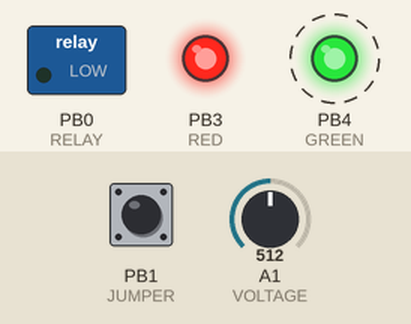
The sketch below on a simulated ATtiny85, built with avr-gcc and run on an emulated ATtiny85. Shown: switched loads named in the sketch (green lamp = pin HIGH), output pins drawn as LEDs (lit = HIGH). Dashed ring = blinking. Inputs (shaded band) come from the test bench; at power-on: A1 (VOLTAGE) = 512, PB1 (JUMPER) HIGH.

Above: at 0.91 s.
1.3 s: A1 (VOLTAGE) set to 611
4.3 s: A1 (VOLTAGE) set to 641
At 5.1 s:
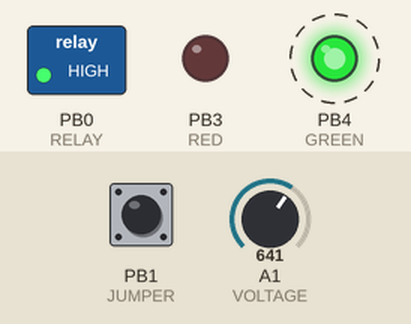
7.3 s: A1 (VOLTAGE) set to 0
At 7.7 s:
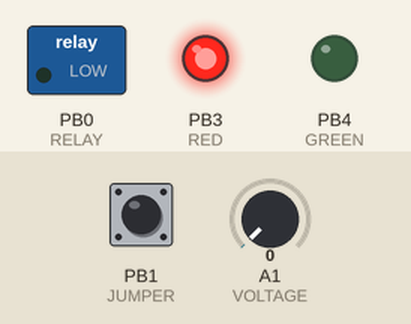
Timing chart, 0 to 16.3 s (numbered marks = the images above; inputs shaded):
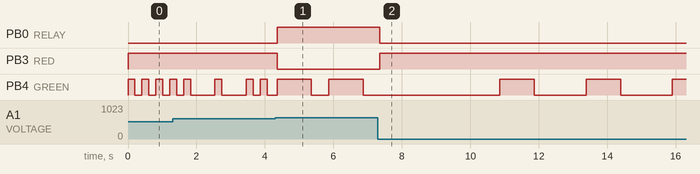

Measured:
- the behaviour switches between 628 and 629 on A1 (VOLTAGE) (found by bisection; images 0 and 1)
- after the input at 4.3 s, PB0 (RELAY): LOW → HIGH after 0.06 s; PB3 (RED): HIGH → LOW after 0.06 s
- after the input at 7.3 s, PB0 (RELAY): HIGH → LOW after 0.06 s; PB3 (RED): LOW → HIGH after 0.06 s
- by itself, PB4 (GREEN): alternates HIGH for 1.0 s and LOW for 1.5 s

The sketch:

LVD_flashy.ino
```cpp
/*
 * A "flashy" LVD circuit: http://austindavid/lvd
 * Austin David, austin@austindavid.com 6 Sept 2013
 * (cc)
 */

/*
 * The ADC is fed wth a voltage divider, 10k + 49.9k
 * Ideal voltage conversion:
 * ADC = Vin * (10 / (10 + 49.9)) / 5 * 1024
 *
 * 11.3v -> ADC @ 387
 * 10.5v -> ADC @ 359
 *
 * YMMV :)  These values are pretty wrong on a breadboard (lots of weird
 * resistances), but work great on a tight soldered protoboard.
 *
 * Make one, ground the debug pin, and check the values; reprogram if needed.
 *
 *
 * For the new PCB LVD, 10k + 33k @ 3.3v VCC
 *   ADC = Vin * (10/(10+33)) / 3.3 * 1024
 * 11.5 -> 902
 * 11.0 -> 794
 *
 *  at 5V, 47.62/V
 *  12.0 -> 571.44
 *  11.5 -> 547.63
 *  11.0 -> 523.82
 *
 *
 * bench observed:
 *   12.0 =~ 547
 */

// #define HIGH_WATER 571
// #define LOW_WATER 533

// ~ 13V custom setup
#define HIGH_WATER 628  // 13.2V ?
#define LOW_WATER  610  // 12.8V ?

/*
 * ATTiny45 don't have hardware serial (or, I don't use it) and have
 * different pin layouts from a typical Uno dev board
 */

#ifdef __AVR_ATtiny45__
#define ATTINY
#endif

#ifdef __AVR_ATtiny85__
#define ATTINY
#endif

// ATMEL ATTINY45 / ARDUINO
//
//                  +-\/-+
// Ain0 (D 5) PB5  1|    |8  Vcc
// Ain3 (D 3) PB3  2|    |7  PB2 (D 2) Ain1
// Ain2 (D 4) PB4  3|    |6  PB1 (D 1) pwm1
//            GND  4|    |5  PB0 (D 0) pwm0
//                  +----+


#define VOLTAGE A1 // DIP 7
#define RED 3      // DIP 2
#define GREEN 4    // DIP 3

#ifdef ATTINY      // ATTiny45 assignments
#define RELAY 0    // DIP 5
#define JUMPER 1   // DIP 6
#else
#define RELAY 13   // Arduino UNO or other board
#define JUMPER 2
#define GREEN 13
#endif


/*
 * simple array-based stack of ints.  For this project I wrote this to
 * keep it in one file.  For any ATMega-based project, see:
 *   http://playground.arduino.cc/Code/StackList
 *   http://playground.arduino.cc/Code/StackArray
 */
class Stack {
  public:
    Stack();
    void reset();
    void push(int value);
    int pop();
    void dump();
    boolean isEmpty();
  private:
#define STACK_MAX 50    // 50 ints / state transitions; "999" -> ~35 transitions
    int _head;
    int _stack[STACK_MAX];
}; // class Stack


// constructor
Stack::Stack() {
  reset();
} // Stack()


// reset the Stack to "empty"
void Stack::reset() {
  _head = -1;
} // Stack::reset()


/*
 *push(value) onto the top of the stack
 *
 * silently refuses to act if the stack is full
 */
void Stack::push(const int value) {
  if (_head < STACK_MAX - 1) {
    _head ++;
    _stack[_head] = value;
  }
} // push(value)


/*
 * pop a value off the top of the stack
 *
 * returns 0 if the stack is empty.
 */
int Stack::pop() {
  int value;
  if (! isEmpty()) {
    value = _stack[_head];
    _head --;
    return value;
  } else {
    return 0;
  }
} // int pop()


// returns true if the stack isEmpty
boolean Stack::isEmpty() {
  return _head < 0;
} // boolean Stack::isEmpty()


// dumps the stack contents to Serial
void Stack::dump() {
#ifndef ATTINY
  for (int i = 0; i <= _head; i++) {
    Serial.print(i); Serial.print(":");
    Serial.println(_stack[i]);
  }
#endif
} // Stack::dump()

// end class Stack


/*
 * An asynchronous Flasher
 * This flashes a decimal value in a series of on / off (flashes)
 * separated by pauses (off).
 *
 * Usage:
 * Flasher flash = Flasher(1); // new Flasher on pin 1
 * in loop():
 *    flasher.run();               // check to see if it's time to do something
 *    if (! flasher.flashing()) {
 *      flasher.start(209);        // begin flashing the sequence 2..0..9
 *    }
 *    ...
 *    delay(10);
 *
 * The shortest delay between events is 50ms; for proper operation,
 * run() should execute at least that often.
 *
 * "0" is a very quick flash (50ms HIGH, 200ms LOW)
 * 1-9 are a series of 1-9 normal flashes (200ms HIGH, 200ms LOW)
 * pauses between digits are 500ms LOW
 * the cycle terminates with a 1s LOW, 500ms HIGH, 1s LOW (very slow flash)
 *
 * "209" -> 2 flashes, a very fast flash, 9 flashes, 1 very slow flash
 *
 * Flasher will not automagically repeat; run() will return quickly if
 * there is no more work.  The example above restarts the flasher once it
 * is done flashing.
 */
class Flasher {
  public:
    Flasher(int pin);
    void start(int value);
    void run();
    boolean isFlashing();
    void stop();
  private:
    int _pin;
    Stack _stack;
    int _remainingMS;                     // time (ms) till next transition
    unsigned long _previousMillis;        // time of last transition
    void _show(int level);
}; // Flasher


/*
 * constructor; pin == LED
 */
Flasher::Flasher(int pin) {
  _pin = pin;
  _stack = Stack();
  pinMode(_pin, OUTPUT);
  stop();
} // Flasher::Flasher(pin)


/*
 * stops the Flasher
 */
void Flasher::stop() {
  _previousMillis = 0;
  _remainingMS = 0;
  _stack.reset();
} // Flasher::stop()


/*
 * seeds the Flasher with a new value & kicks it off
 */
void Flasher::start(int value) {
  stop();

  // note that the stack is last-in / first-out -- it replays backward.

  // always end with a slow flash.  Negative values are LOW, time in ms;
  // -1000 == 1000ms "off"; 500 == 500ms "on"
  _stack.push(-1000);
  _stack.push(1000);
  _stack.push(-500);

  // push the value's digits onto the stack
  while (value > 0) {
    _stack.push(-500);                    // 500ms pause at the end
    int digit = value % 10;
    if (digit > 0) {
      for (int i = 0; i < digit; i ++) {
        _stack.push(-200);                // 200ms ON, 200ms OFF
        _stack.push(200);
      }
    } else {
      _stack.push(-200);                  // 0: 50ms ON, 200ms OFF
      _stack.push(50);
    }
    value = value / 10;
  }

  _remainingMS = -1;  // force a step
#ifdef FLASHER_DEBUG
#ifndef ATTINY
  _stack.dump();
#endif
#endif
  _show(LOW);
  run();
} // Flasher::display(value)


// show (display) a HIGH or LOW on this->_pin
void Flasher::_show(int level) {
#ifdef FLASHER_DEBUG
#ifndef ATTINY
  Serial.print(F("Showing "));
  Serial.println(level);
#endif
#endif
  digitalWrite(_pin, level);
} // Flasher::_show(level)


/*
 * returns immediately if there is no required work
 *
 * if the current timer has expired, execute the state transition &
 * reset the timer
 */
void Flasher::run() {
  if (isFlashing()) {
    unsigned long currentMillis = millis();
    if (_remainingMS < 0 ||
        currentMillis - _previousMillis >= (unsigned long)(_remainingMS)) {
      // time to do something
      _previousMillis = currentMillis;
      int next = _stack.pop();
      // if stack is empty, next == 0, _show(LOW), remaining = 0 --> stopped
      _show(next <= 0 ? LOW : HIGH);
      _remainingMS = abs(next);
    } // if _remainingMS expired
#ifdef FLASHER_DEBUG
#ifndef ATTINY
    else {
      Serial.print(F("waiting; c="));
      Serial.print(currentMillis); Serial.print(", p=");
      Serial.print(_previousMillis); Serial.print(", r=");
      Serial.print(_remainingMS);
      Serial.println(F(" MS"));
    }
#endif
#endif
  } // isFlashing()
} // Flasher::run()


// are we actively flashing?
boolean Flasher::isFlashing() {
  return ! (_stack.isEmpty() && _remainingMS == 0);
} // boolean Flasher::flashing()


/*
 * end class Flasher
 */


/*
 * GLOBALS
 *
 * green: the Flasher on the GREEN LED
 * state: the current HIGH/LOW state of the LVD
 */
Flasher green = Flasher(GREEN);
int state = HIGH;

// require HOLD_COUNT high in a row (or low in a row) before accepting
// a state transition
#define HOLD_COUNT 5
#define HIGH_DELAY 1000
#define LOW_DELAY 3000

int high_counter = 0;
int low_counter = 0;

/*
 * usage: setLVD(HIGH) -> relay ON,  green ON,  red OFF
 *        setLVD(LOW)  -> relay OFF, green OFF, red ON
 */
void setLVD(int level) {
  if (state != level) {
    if (level == HIGH) {
      high_counter ++;
      low_counter = 0;
      if (high_counter > HOLD_COUNT) {
        digitalWrite(RELAY, HIGH);
        digitalWrite(GREEN, HIGH);
        digitalWrite(RED, LOW);
        state = level;
        delay(HIGH_DELAY);
      } // high counter expires
    } else {
      low_counter ++;
      high_counter = 0;
      if (low_counter > HOLD_COUNT) {
        digitalWrite(RELAY, LOW);
        digitalWrite(GREEN, LOW);
        digitalWrite(RED, HIGH);
        state = level;
        delay(LOW_DELAY);
      } // low counter expires
    } // level == HIGH or LOW
  } // state change
} // setLVD(level)


// the setup routine runs once when you press reset:
void setup() {
  #ifndef ATTINY
  // initialize serial communication at 9600 bits per second:
  Serial.begin(9600);
  #endif
  pinMode(JUMPER, INPUT_PULLUP);
  pinMode(RELAY, OUTPUT);
  pinMode(GREEN, OUTPUT);
  pinMode(RED, OUTPUT);
  pinMode(VOLTAGE, INPUT);

  // default state: off
  state = LOW;
  digitalWrite(RELAY, LOW);
  digitalWrite(GREEN, LOW);
  digitalWrite(RED, HIGH);
} // setup()


// the loop routine runs over and over again forever:
void loop() {
  int sensorValue = analogRead(VOLTAGE);

#ifndef ATTINY
  // print out the value you read:
  Serial.println(sensorValue);
#endif

  if (sensorValue > HIGH_WATER) {
    setLVD(HIGH);
  } else if (sensorValue < LOW_WATER) {
    setLVD(LOW);
  }

  // if the JUMPER is in place, flash GREEN to show the sensorValue
  boolean debugging = digitalRead(JUMPER) == LOW;
  if (debugging || true) {
    green.run();
    if (! green.isFlashing()) {
      green.start(sensorValue);
    }
  } else {
    green.stop();
    digitalWrite(GREEN, state);   // set GREEN to match the current state
  }

  delay(10);
} // loop()
```
